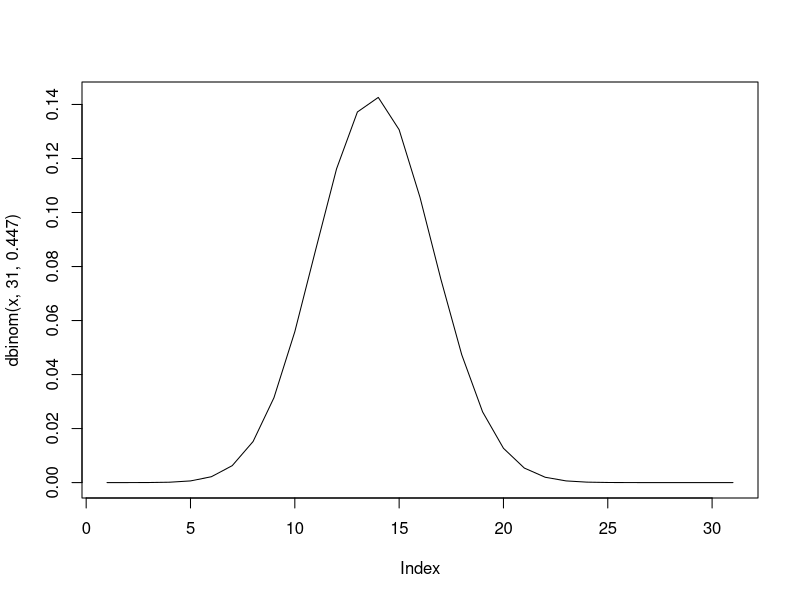
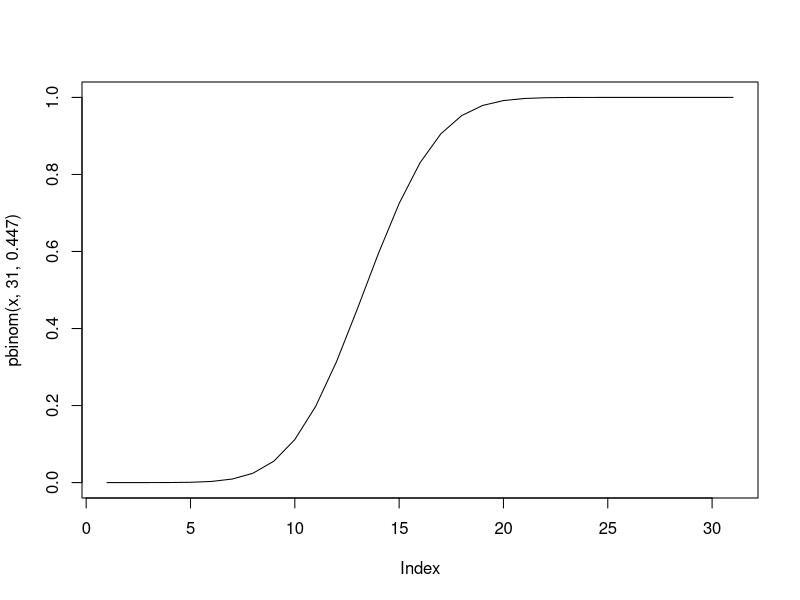

These figures' R source, in order:
# Q1.
n = 12
a = 9
b = 6
p = 1/6
print(pbinom(a,n,p) - pbinom(b,n,p))


# Q2.
mean = 72
sd = 15.2
print((1 - pnorm(84,mean,sd))*100)


# Q3.
l = 5
print(ppois(0,1))
print(ppois(50,50) - ppois(47,50))


# Q4.
k = 5
m = 17
n = 233
x = 3
print(dhyper(x,m,n,k))


# Q5.
x = seq(0:30)
plot(dbinom(x,31,0.447),type='l')

plot(pbinom(x,31,0.447),type='l')

cat('Mean : ',0.447*31)
cat('Variance : ',0.447*31*(1-0.447))
cat('SD : ',sqrt(0.447*31*(1-0.447)))
